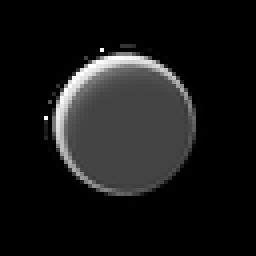
#> input picture FeedTheThing/GUI/studs.png, 64 x 64 px (shown 4 times larger)
$ python -i pass_icons.py   (imports and definitions only)
#> lines starting #> are read from the running program, lines starting #| are printed output that depends on the picture
#> further down, picture is the input picture: shape (64, 64); min 0, max 255, mean 23
"""GAME PASS PICTURES (the 512 x 512 image each Game Pass needs on
create.roblox.com): an 8-bit picture of what the pass gives (drawn on a
64 x 64 grid, then blown up 8x so the pixels stay sharp) on a banded,
rayed background, with a fat pixel-font label. Roblox shows pass pictures
cut to a circle, so everything that matters sits inside it.

    python3 pass_icons.py [--font PressStart2P.ttf] [--out ../../Docs/passes]

Writes pass_<Key>.png for every pass in Config.Shop.Passes (VIP, DoubleXP,
DoubleCoins, Luck1, Luck2, Luck3, InstantTen) plus pass_sheet.png (all of
them, cut to the circle, at full size and at 100 px as the Store tab
shows them). Needs numpy and Pillow.
"""
import argparse
import math
import os

import numpy as np
from PIL import Image, ImageDraw, ImageFilter, ImageFont

HERE = os.path.dirname(os.path.abspath(__file__))
ap = argparse.ArgumentParser()
# [3 lines not run here, left out]

L = 64           # the pixel grid
K = 8            # blown up this much
S = L * K        # 512
OUTLINE = (24, 14, 34)
# [2 lines that did not run here, left out]


# ---- the pixel grid -------------------------------------------------------
def grid():
    yy, xx = np.mgrid[0:L, 0:L]
    return xx + 0.5, yy + 0.5


# [4 lines left out: function poly, not called in this run]


def disc(cx, cy, r):
    x, y = grid()
    return (x - cx) ** 2 + (y - cy) ** 2 <= r * r


# [4 lines left out: function ring, not called in this run]


def rect(x0, y0, x1, y1):
    x, y = grid()
    return (x >= x0) & (x < x1) & (y >= y0) & (y < y1)


# [9 lines left out: function shift, not called in this run]


class Sprite:
    """layers painted in order; each one shaded (a light top-left edge, a
    dark bottom-right edge); one dark outline round the lot"""

    def __init__(self):
        self.rgb = np.zeros((L, L, 3), np.uint8)
        self.mask = np.zeros((L, L), bool)

    # [99 lines left out: functions paint, dots, image, sparkle, background, glow and 2 more, not called in this run]


# ---- the pictures ---------------------------------------------------------
GOLD = (255, 200, 40)
GOLD_HI = (255, 244, 170)
GOLD_LO = (196, 112, 18)
WHITE = (255, 255, 255)


# [107 lines left out: functions crown, star_pts, xp_star, coin, coins, clover and 2 more, not called in this run]


PASSES = {
    # key: (background inner, outer, glow, picture, label, label colours top/bottom)
    'VIP': ((150, 70, 230), (46, 12, 92), GOLD, crown, 'VIP', (255, 244, 150), (255, 186, 30)),
    'DoubleXP': ((40, 150, 255), (10, 30, 110), (120, 240, 255), xp_star, '2x XP', (200, 255, 255), (80, 220, 255)),
    'DoubleCoins': ((255, 170, 40), (140, 50, 10), (255, 230, 120), coins, '2x COINS', (255, 248, 170), (255, 196, 40)),
    'Luck1': ((60, 190, 110), (10, 70, 40), (170, 255, 170), lambda: clover(False, 2), '+50%', (220, 255, 200), (120, 240, 120)),
    'Luck2': ((30, 200, 190), (10, 60, 90), (170, 255, 230), lambda: clover(False, 4), '+100%', (220, 255, 240), (90, 240, 200)),
    'Luck3': ((120, 60, 220), (30, 10, 70), (255, 220, 110), lambda: clover(True, 6), '+200%', (255, 248, 170), (255, 190, 40)),
    'InstantTen': ((255, 90, 60), (110, 10, 30), (255, 220, 90), bolt, 'x10', (255, 250, 190), (255, 200, 50)),
}


TOP = {'Luck1': 'LUCK', 'Luck2': 'LUCK', 'Luck3': 'LUCK', 'InstantTen': 'INSTANT'}


# [22 lines left out: function make, not called in this run]


def circle(img, size):
    im = img.resize((size, size), Image.LANCZOS).convert('RGBA')
    m = Image.new('L', (size * 4, size * 4), 0)
    ImageDraw.Draw(m).ellipse((0, 0, size * 4 - 1, size * 4 - 1), fill=255)
    im.putalpha(m.resize((size, size), Image.LANCZOS))
    return im


def sheet(imgs):
    big, small, pad = 256, 100, 24
    n = len(imgs)
#> n = 64
    w = pad + n * (big + pad)
#> w = 17944
    h = pad + big + pad + small + pad
    out = Image.new('RGBA', (w, h), (25, 27, 31, 255))
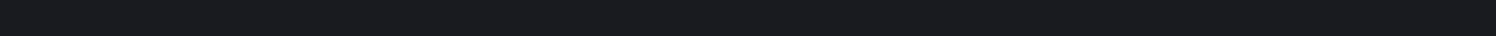
#> out: PIL image 17944x428 RGBA (shown at 1/12 size); mean R, G, B, A 25, 27, 31, 255
    for i, im in enumerate(imgs):
        x = pad + i * (big + pad)
        out.alpha_composite(circle(im, big), (x, pad))
        out.alpha_composite(circle(im, small), (x + (big - small) // 2, pad * 2 + big))
#> this loop made 1 pass
#> x on pass 1: 24
    return out.convert('RGB')


# [11 lines not run here, left out]

>>> import cv2
>>> picture = cv2.imread('../../FeedTheThing/GUI/studs.png', cv2.IMREAD_GRAYSCALE)
#> (the run stopped early here; a loop or call above may not have finished)
